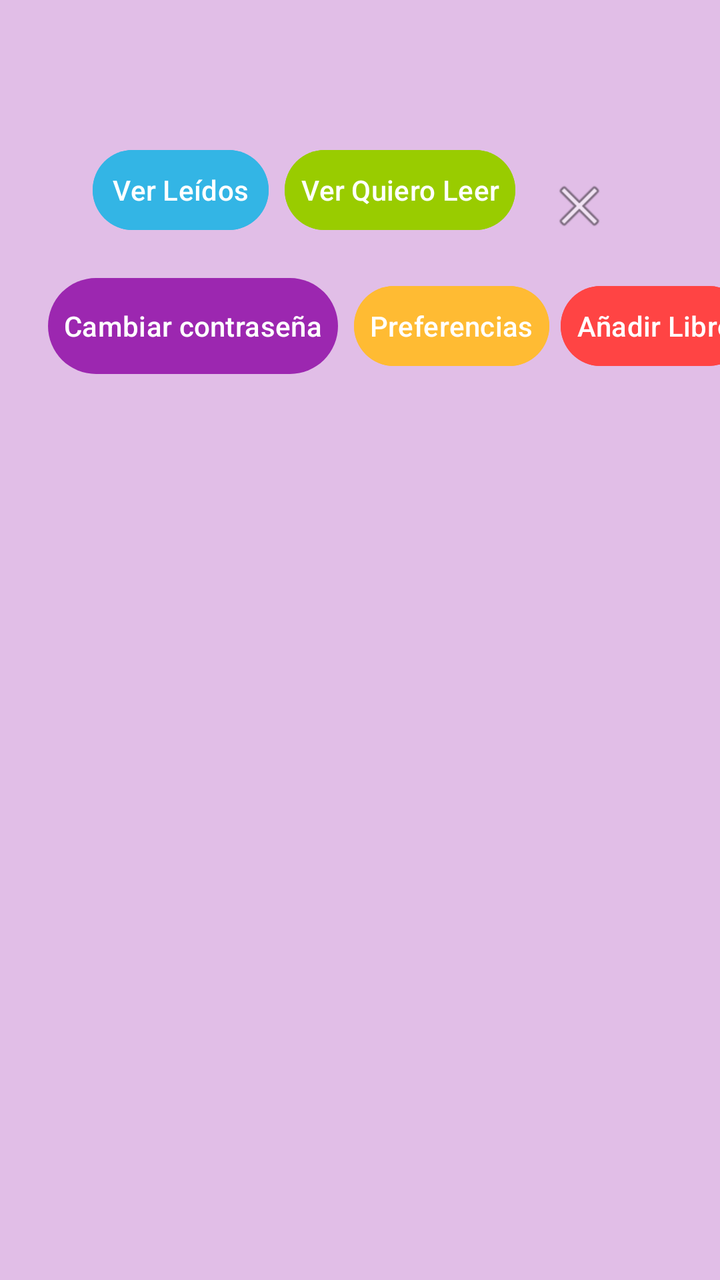
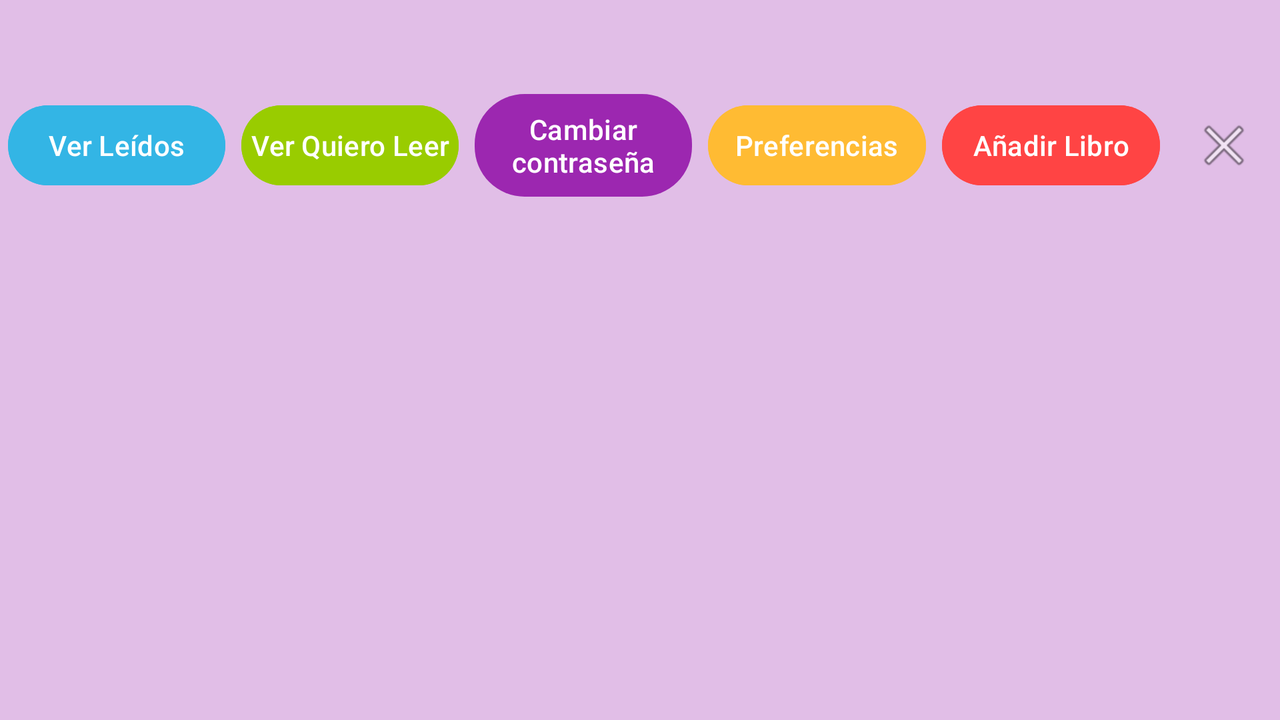

Two renders of one Android screen. The first uses the default layout on a phone; the second uses the alternative layout the repository ships for a different screen configuration, on a matching device. The two XML files are below.
<!-- AndroidManifest.xml: application theme Theme.ProyectoDAS_1 -->
<!-- res/layout/principal.xml -->
<?xml version="1.0" encoding="utf-8"?>
<androidx.constraintlayout.widget.ConstraintLayout xmlns:android="http://schemas.android.com/apk/res/android"
    xmlns:app="http://schemas.android.com/apk/res-auto"
    android:layout_width="match_parent"
    android:layout_height="match_parent">

    
    <TextView
        android:id="@+id/textoBienvenida"
        style="@style/TextoPastel"
        android:layout_width="wrap_content"
        android:layout_height="wrap_content"
        android:textSize="20sp"
        android:textStyle="bold"
        android:padding="16dp"
        app:layout_constraintTop_toTopOf="parent"
        app:layout_constraintStart_toStartOf="parent"
        app:layout_constraintEnd_toEndOf="parent" />

    
    <LinearLayout
        android:id="@+id/layout_botones"
        android:layout_width="match_parent"
        android:layout_height="wrap_content"
        android:orientation="horizontal"
        android:gravity="center"
        android:layout_marginTop="8dp"
        app:layout_constraintTop_toBottomOf="@id/textoBienvenida"
        app:layout_constraintStart_toStartOf="parent"
        app:layout_constraintEnd_toEndOf="parent">

        <Button
            android:id="@+id/btn_ver_leidos"
            android:layout_width="wrap_content"
            android:layout_height="wrap_content"
            android:text="Ver Leídos"
            android:padding="8dp"
            android:backgroundTint="@android:color/holo_blue_light" />

        <Button
            android:id="@+id/btn_ver_quiero_leer"
            android:layout_width="wrap_content"
            android:layout_height="wrap_content"
            android:text="Ver Quiero Leer"
            android:padding="8dp"
            android:layout_marginStart="8dp"
            android:backgroundTint="@android:color/holo_green_light" />

        <ImageButton
            android:id="@+id/btn_salir"
            android:layout_width="48dp"
            android:layout_height="48dp"
            android:src="@android:drawable/ic_menu_close_clear_cancel"
            android:background="?attr/selectableItemBackground"
            android:layout_marginStart="8dp"
            android:layout_marginTop="8dp"/>
    </LinearLayout>

    

    
    <Button
        android:id="@+id/btn_cambiar_password"
        style="@style/BotonPastel"
        android:layout_width="wrap_content"
        android:layout_height="wrap_content"
        android:layout_marginStart="24dp"
        android:layout_marginTop="16dp"
        android:padding="8dp"
        android:text="Cambiar contraseña"
        app:layout_constraintStart_toStartOf="parent"
        app:layout_constraintTop_toBottomOf="@id/layout_botones" />

    
    <Button
        android:id="@+id/btn_preferencias"
        android:layout_width="wrap_content"
        android:layout_height="wrap_content"
        android:layout_marginStart="8dp"
        android:layout_marginTop="16dp"
        android:backgroundTint="@android:color/holo_orange_light"
        android:padding="8dp"
        android:text="Preferencias"
        app:layout_constraintStart_toEndOf="@id/btn_cambiar_password"
        app:layout_constraintTop_toBottomOf="@id/layout_botones" />

    <Button
        android:id="@+id/btn_anadir_libro"
        android:layout_width="wrap_content"
        android:layout_height="wrap_content"
        android:layout_marginStart="8dp"
        android:layout_marginTop="16dp"
        android:backgroundTint="@android:color/holo_red_light"
        android:padding="8dp"
        android:text="Añadir Libro"
        app:layout_constraintEnd_toEndOf="parent"
        app:layout_constraintHorizontal_bias="0.157"
        app:layout_constraintStart_toEndOf="@id/btn_preferencias"
        app:layout_constraintTop_toBottomOf="@id/layout_botones" />

    <androidx.recyclerview.widget.RecyclerView
        android:id="@+id/recyclerViewLibros"
        android:layout_width="0dp"
        android:layout_height="0dp"
        android:layout_marginTop="16dp"
        app:layout_constraintTop_toBottomOf="@id/btn_anadir_libro"
        app:layout_constraintStart_toStartOf="parent"
        app:layout_constraintEnd_toEndOf="parent"
        app:layout_constraintBottom_toBottomOf="parent"/>

    
    <FrameLayout
        android:id="@+id/fragment_container"
        android:layout_width="0dp"
        android:layout_height="0dp"
        app:layout_constraintTop_toTopOf="parent"
        app:layout_constraintBottom_toBottomOf="parent"
        app:layout_constraintStart_toStartOf="parent"
        app:layout_constraintEnd_toEndOf="parent"
        app:layout_constraintVertical_bias="0.5"
        app:layout_constraintWidth_percent="0.8"
        app:layout_constraintHeight_percent="0.8" >
    </FrameLayout>

</androidx.constraintlayout.widget.ConstraintLayout>
<!-- resources referenced by this layout -->
<resources>
  <style name="BotonPastel" parent="Widget.Material3.Button">
          <item name="android:background">@drawable/button_background</item>
          <item name="android:textColor">@color/colorButtonText</item>
          <item name="android:padding">12dp</item>
      </style>
  <style name="TextoPastel">
          <item name="android:textColor">@color/colorText</item>
          <item name="android:textSize">18sp</item>
      </style>
  <style name="Theme.ProyectoDAS_1" parent="Base.Theme.ProyectoDAS_1" />
  <!-- drawable button_background (drawable) -->
  <?xml version="1.0" encoding="utf-8"?>
  <shape xmlns:android="http://schemas.android.com/apk/res/android" android:shape="rectangle">
      <corners android:radius="25dp"/>
      <solid android:color="@color/colorButton"/>
  </shape>
  <color name="colorButtonText">#FFFFFF</color>
  <color name="colorText">#4A148C</color>
  <style name="Base.Theme.ProyectoDAS_1" parent="Theme.Material3.DayNight.NoActionBar">
          
          <item name="colorPrimary">@color/colorPrimary</item>
          <item name="colorPrimaryVariant">@color/colorPrimaryVariant</item>
          <item name="colorSecondary">@color/colorSecondary</item>
          <item name="colorTertiary">@color/colorTertiary</item>
  
          
          <item name="android:windowBackground">@color/colorBackground</item>
          <item name="android:textColorPrimary">@color/colorOnBackground</item>
  
          
          <item name="android:buttonStyle">@style/BotonPastel</item>
      </style>
  <color name="colorButton">#BA68C8</color>
  <color name="colorPrimary">#9C27B0</color>
  <color name="colorPrimaryVariant">#7B1FA2</color>
  <color name="colorSecondary">#F48FB1</color>
  <color name="colorTertiary">#7986CB</color>
  <color name="colorBackground">#E1BEE7</color>
  <color name="colorOnBackground">#4A148C</color>
</resources>
<!-- res/layout-land/principal.xml (the repository's variant of the layout above) -->
<!-- drawn on the phone turned sideways -->
<?xml version="1.0" encoding="utf-8"?>
<androidx.constraintlayout.widget.ConstraintLayout xmlns:android="http://schemas.android.com/apk/res/android"
    xmlns:app="http://schemas.android.com/apk/res-auto"
    android:layout_width="match_parent"
    android:layout_height="match_parent">

    
    <TextView
        android:id="@+id/textoBienvenida"
        style="@style/TextoPastel"
        android:layout_width="wrap_content"
        android:layout_height="wrap_content"
        android:textSize="20sp"
        android:textStyle="bold"
        android:padding="8dp"
        app:layout_constraintTop_toTopOf="parent"
        app:layout_constraintStart_toStartOf="parent"
        app:layout_constraintEnd_toEndOf="parent" />

    
    <LinearLayout
        android:id="@+id/layout_botones_superior"
        android:layout_width="match_parent"
        android:layout_height="wrap_content"
        android:orientation="horizontal"
        android:gravity="center"
        android:layout_marginTop="4dp"
        app:layout_constraintTop_toBottomOf="@id/textoBienvenida">

        <Button
            android:id="@+id/btn_ver_leidos"
            android:layout_width="0dp"
            android:layout_height="wrap_content"
            android:layout_weight="1"
            android:text="Ver Leídos"
            android:padding="4dp"
            android:layout_marginHorizontal="4dp"
            android:backgroundTint="@android:color/holo_blue_light" />

        <Button
            android:id="@+id/btn_ver_quiero_leer"
            android:layout_width="0dp"
            android:layout_height="wrap_content"
            android:layout_weight="1"
            android:text="Ver Quiero Leer"
            android:padding="4dp"
            android:layout_marginHorizontal="4dp"
            android:backgroundTint="@android:color/holo_green_light" />

        <Button
            android:id="@+id/btn_cambiar_password"
            style="@style/BotonPastel"
            android:layout_width="0dp"
            android:layout_height="wrap_content"
            android:layout_weight="1"
            android:padding="4dp"
            android:layout_marginHorizontal="4dp"
            android:text="Cambiar contraseña" />

        <Button
            android:id="@+id/btn_preferencias"
            android:layout_width="0dp"
            android:layout_height="wrap_content"
            android:layout_weight="1"
            android:backgroundTint="@android:color/holo_orange_light"
            android:padding="4dp"
            android:layout_marginHorizontal="4dp"
            android:text="Preferencias" />

        <Button
            android:id="@+id/btn_anadir_libro"
            android:layout_width="0dp"
            android:layout_height="wrap_content"
            android:layout_weight="1"
            android:backgroundTint="@android:color/holo_red_light"
            android:padding="4dp"
            android:layout_marginHorizontal="4dp"
            android:text="Añadir Libro" />

        <ImageButton
            android:id="@+id/btn_salir"
            android:layout_width="48dp"
            android:layout_height="48dp"
            android:src="@android:drawable/ic_menu_close_clear_cancel"
            android:background="?attr/selectableItemBackground"
            android:layout_marginHorizontal="4dp"/>
    </LinearLayout>

    
    <androidx.recyclerview.widget.RecyclerView
        android:id="@+id/recyclerViewLibros"
        android:layout_width="0dp"
        android:layout_height="0dp"
        android:layout_marginTop="8dp"
        app:layout_constraintTop_toBottomOf="@id/layout_botones_superior"
        app:layout_constraintStart_toStartOf="parent"
        app:layout_constraintEnd_toEndOf="parent"
        app:layout_constraintBottom_toBottomOf="parent"/>

    
    <FrameLayout
        android:id="@+id/fragment_container"
        android:layout_width="0dp"
        android:layout_height="0dp"
        app:layout_constraintTop_toTopOf="parent"
        app:layout_constraintBottom_toBottomOf="parent"
        app:layout_constraintStart_toStartOf="parent"
        app:layout_constraintEnd_toEndOf="parent"
        app:layout_constraintVertical_bias="0.5"
        app:layout_constraintWidth_percent="0.9"
        app:layout_constraintHeight_percent="0.85" >
    </FrameLayout>

</androidx.constraintlayout.widget.ConstraintLayout>
